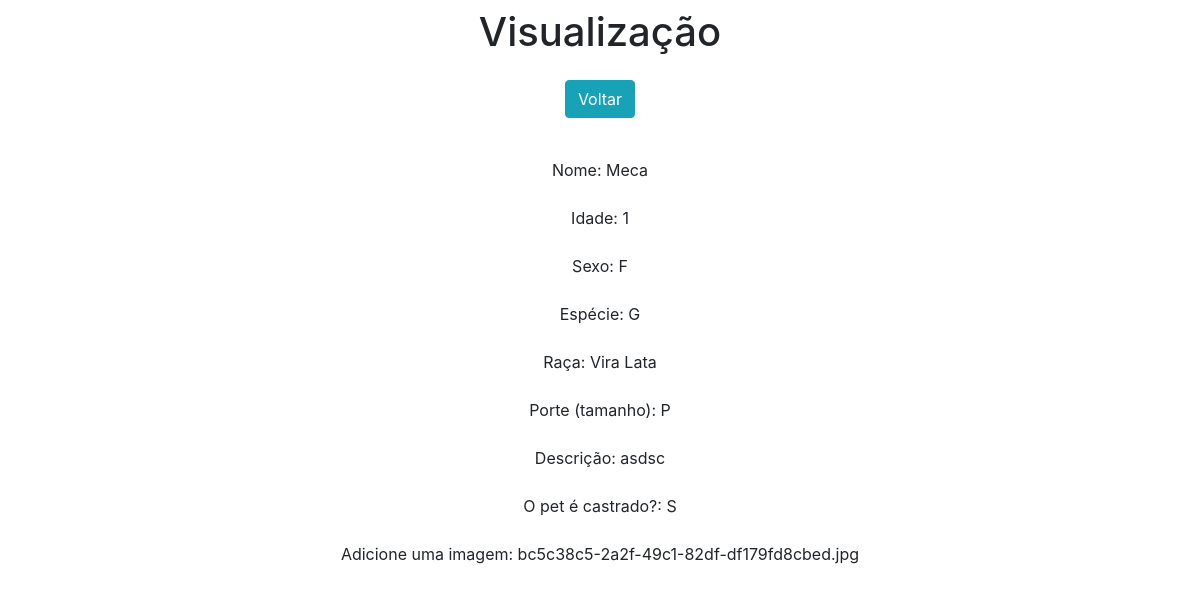
Before: /view/2/ with the older database file.
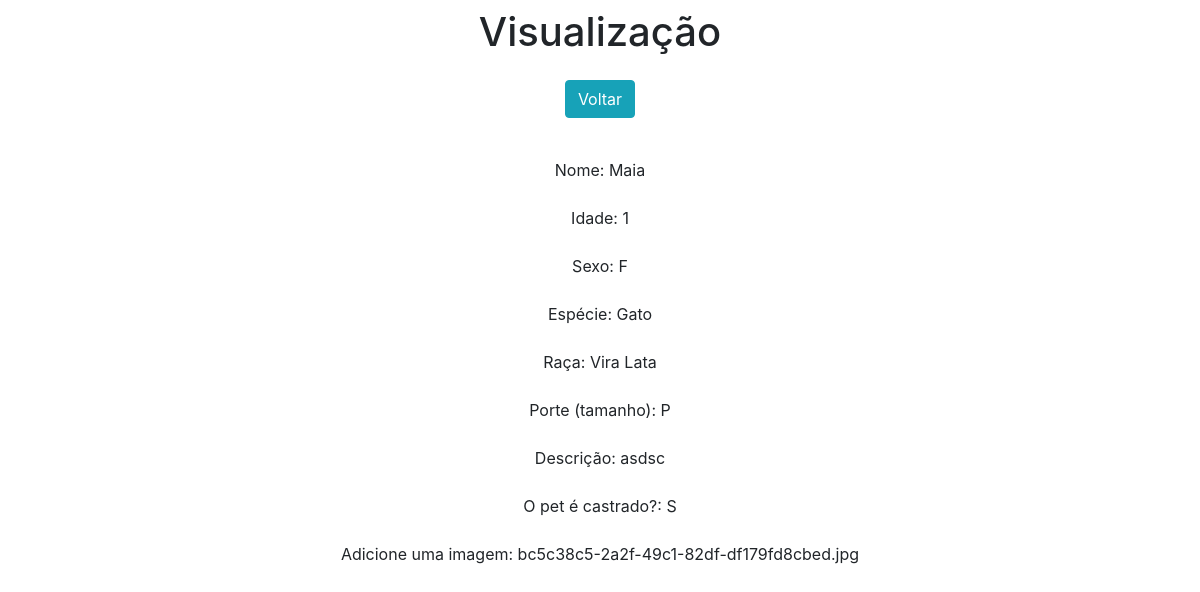
After: the same page with the newer database file.
### telainicial/models.py (models this page shows)
class Pets(models.Model):
    MF = [('M', 'Macho'), ('F', 'Fêmea')]
    Especies = [('Cão','Cão'), ('Gato','Gato')]
    Tamanhos = [('XP','Mini'),('P','Pequeno'),('M','Médio'),('G','Grande'),('XG','Extra Grande')]
    Castracao = [('S', 'Sim'), ('N', 'Não')]
    nome = models.CharField(max_length=100)
    idade = models.IntegerField(null=True)
    sexo = models.CharField(choices=MF, max_length=1)
    especie = models.CharField(choices=Especies, max_length=4)
    raca = models.CharField(max_length=30)
    porte = models.CharField(choices=Tamanhos, max_length=2)
    descricao = models.TextField()
    castrado = models.CharField(choices=Castracao, max_length=1)
    imagem = StdImageField('Imagem', upload_to=get_file_path, variations={'thumb': {'width': 480, 'height': 480, 'crop': True}})

### telainicial/views.py (the view)
# urls.py: path('view/<int:pk>/', views.view, name='view'),
def view(request, pk):
    data = {}
    data['db'] = Pets.objects.get(pk=pk)
    return render(request, 'view.html',data)

### telainicial/templates/view.html (shortened to what this page needs)
{% load static %}
<!DOCTYPE html>
<html lang="pt-br">
<head>
    <link rel="stylesheet" href="https://stackpath.bootstrapcdn.com/bootstrap/4.1.3/css/bootstrap.min.css">
</head>
<body>
    <div class="col-8 m-auto pt-2 pb-2 text-center">
        <h1> Visualização </h1>
    </div>
    <div class="col-8 m-auto pt-2 pb-2 text-center">
        <a href="/" class="btn btn-info"> Voltar </a>
    </div>
    <div class="col-8 m-auto pt-2 pb-2 text-center">
            <div class="form-group mt-4">Nome: {{db.nome}}</div>
            <div class="form-group mt-4">Idade: {{db.idade}}</div>
            <div class="form-group mt-4">Sexo: {{db.sexo}}</div>
            <div class="form-group mt-4">Espécie: {{db.especie}}</div>
            <div class="form-group mt-4">Raça: {{db.raca}}</div>
            <div class="form-group mt-4">Porte (tamanho): {{db.porte}}</div>
            <div class="form-group mt-4">Descrição: {{db.descricao}}</div>
            <div class="form-group mt-4">O pet é castrado?: {{db.castrado}}</div>
            <div class="form-group mt-4">Adicione uma imagem: {{db.imagem}}</div>
    </div>
</body>
</html>

Changed rows visible on the page:
changed Pets "Vira Lata": nome "Meca" → "Maia"; especie "G" → "Gato"
